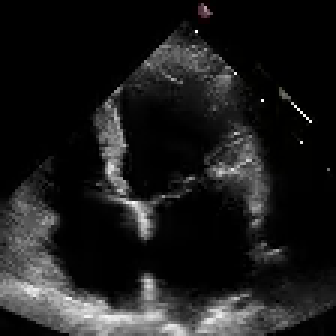
#> input picture frame 33 of Labs/02/Ibrahim_Medical_Imaging_Portfolio/Task_3_Echo_Analysis/data/echo.mp4, 112 x 112 px (shown 3 times larger)
$ jupyter execute realtime_echo.ipynb
#> lines starting #> are read from the running program, lines starting #| are printed output that depends on the picture; after the words box and inside, x2 and y2 are one past the last pixel; in counts of white or black regions, pixels touching at a corner belong together
## **computer vision - lab 2 - task 3**
### **real-time echocardiogram video analysis**
#### **23K-0074**

#### **setup**

[cell 1]
import os
import cv2
import numpy as np
import matplotlib.pyplot as plt

os.makedirs("output", exist_ok=True)


def load_gray(path):
    img = cv2.imread(path, cv2.IMREAD_GRAYSCALE)
    if img is None:
        raise FileNotFoundError(f"could not read '{path}' - put the sample file in the data/ folder (see README.md)")
    return img


def log_transform(img):
    # s = c * log(1 + r), with c chosen so the brightest input maps to 255
    f = img.astype(np.float64)
    c = 255.0 / np.log1p(max(f.max(), 1.0))
    return np.clip(c * np.log1p(f), 0, 255).astype(np.uint8)


def gamma_transform(img, gamma):
    # s = 255 * (r / 255) ^ gamma  (gamma < 1 brightens, gamma > 1 darkens)
    f = img.astype(np.float64) / 255.0
    return np.clip(255.0 * np.power(f, gamma), 0, 255).astype(np.uint8)


def gray_world_balance(bgr):
    # scale each channel so its mean equals the overall mean -> removes a global colour cast
    f = bgr.astype(np.float64)
    means = f.reshape(-1, 3).mean(axis=0)
    gain = means.mean() / np.maximum(means, 1e-6)
    return np.clip(f * gain, 0, 255).astype(np.uint8)


def show(images, titles, figsize=(15, 5), save=None):
    fig, axes = plt.subplots(1, len(images), figsize=figsize)
    axes = np.atleast_1d(axes)
    for ax, im, t in zip(axes, images, titles):
        if im.ndim == 2:
            ax.imshow(im, cmap="gray", vmin=0, vmax=255)
        else:
            ax.imshow(cv2.cvtColor(im, cv2.COLOR_BGR2RGB))
        ax.set_title(t)
        ax.axis("off")
    plt.tight_layout()
    if save:
        plt.savefig(os.path.join("output", save), dpi=120, bbox_inches="tight")
    plt.show()

VIDEO_PATH = "data/echo.mp4"

#### **the per-frame enhancement pipeline**
1. grayscale → **histogram equalization** (fixes murky contrast)
2. **COLORMAP_JET** (intensity → colour, highlights blood-flow / chamber intensities)
3. **gray-world colour balance**
4. **log transform** (reveals the darkest regions - the heart chambers)
5. **power-law, γ > 1** (suppresses the bright white backscatter noise)

[cell 2]
GAMMA = 1.5


def enhance(frame):
    gray = cv2.cvtColor(frame, cv2.COLOR_BGR2GRAY)
    eq = cv2.equalizeHist(gray)
    jet = cv2.applyColorMap(eq, cv2.COLORMAP_JET)
    balanced = gray_world_balance(jet)
    logged = log_transform(balanced)
    return gamma_transform(logged, GAMMA)


def label(img, text):
    out = img.copy()
    cv2.putText(out, text, (8, 22), cv2.FONT_HERSHEY_SIMPLEX, 0.6, (255, 255, 255), 2, cv2.LINE_AA)
    return out

#### **preview one frame**

[cell 3]
cap = cv2.VideoCapture(VIDEO_PATH)
ok, frame = cap.read()
#> frame is the input picture: shape (112, 112, 3); mean B, G, R 28, 28, 28.1
cap.release()
if not ok:
    raise FileNotFoundError(f"could not read '{VIDEO_PATH}' - put the echo clip in the data/ folder (see README.md)")

gray = cv2.cvtColor(frame, cv2.COLOR_BGR2GRAY)
eq = cv2.equalizeHist(gray)
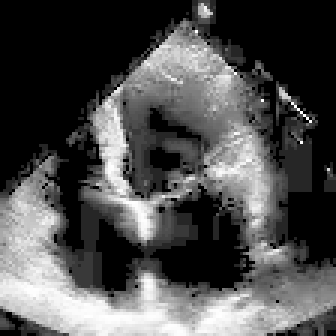
#> eq: shape (112, 112) (shown 3 times larger); min 0, max 255, mean 77.8
jet = cv2.applyColorMap(eq, cv2.COLORMAP_JET)
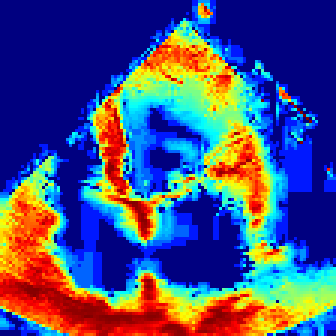
#> jet: shape (112, 112, 3) (shown 3 times larger); mean B, G, R 127.2, 79.6, 71.1
bal = gray_world_balance(jet)
#> in gray_world_balance, `means = f.reshape(-1, 3).mean(axis=0)`: means = [127.2, 79.65, 71.09]
#> in gray_world_balance, `gain = means.mean() / np.maximum(means, 1e-6)`: gain = [0.728, 1.16, 1.3]
#> in gray_world_balance, `return np.clip(f * gain, 0, 255).astype(np.uint8)`:
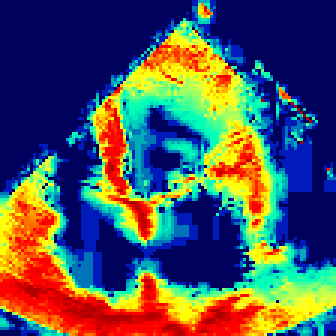
#> returned value: shape (112, 112, 3) (shown 3 times larger); mean of channels 0, 1, 2 92.3, 85.4, 78.4; drawn as B, G, R
lg = log_transform(bal)
#> in log_transform, `c = 255.0 / np.log1p(max(f.max(), 1.0))`: c = 45.99
#> in log_transform, `return np.clip(c * np.log1p(f), 0, 255).astype(np.uint8)`:
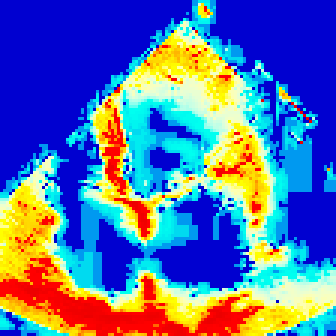
#> returned value: shape (112, 112, 3) (shown 3 times larger); mean of channels 0, 1, 2 166.9, 114, 89.2; drawn as B, G, R
gm = gamma_transform(lg, GAMMA)
#> in gamma_transform, `return np.clip(255.0 * np.power(f, gamma), 0, 255).astype(np.uint8)`:
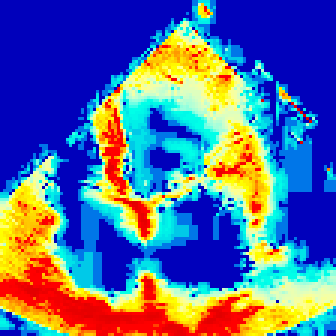
#> returned value: shape (112, 112, 3) (shown 3 times larger); mean of channels 0, 1, 2 153.3, 107.7, 87; drawn as B, G, R
show([gray, eq, jet, bal, lg, gm], ["raw", "equalized", "JET", "balanced", "log", f"gamma {GAMMA}"], figsize=(24, 4), save="01_pipeline_stages.png")
#> the loop in show, `for ax, im, t in zip(axes, images, titles):` made 6 passes
#> t on passes 1 to 6: 'raw', 'equalized', 'JET', 'balanced', 'log', 'gamma 1.5'
#> in show, `plt.savefig(os.path.join("output", save), dpi=120, bbox_inches="tight")`:
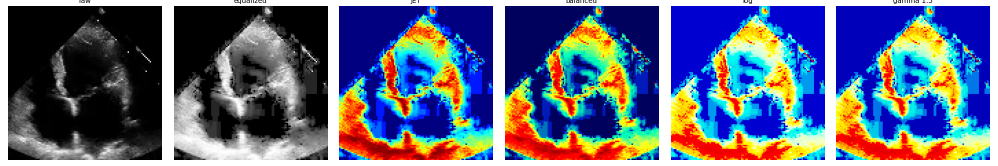
#> figure drawn by matplotlib, 6 panels

**observation (stage by stage):**
- **raw:** a dark, grainy apical four-chamber view of the heart. The chambers are black and the heart walls are faint gray streaks.
- **equalized:** the walls, valves and the edges of the ultrasound fan become clearly visible. The black chambers now stand out from the tissue. The speckle grain is amplified too.
- **JET:** the heart walls and valves turn **red / yellow** and the blood-filled chambers stay **dark blue**, so the outline of each chamber is easy to follow. (this is a standard grayscale echo, so the colour shows brightness, not true Doppler blood-flow speed.)
- **gray-world balance:** almost no visible change, because this frame had no strong colour cast.
- **log:** lifts the dark chambers to a lighter blue so their inside is visible, but pushes the walls and speckle into saturated red / yellow.
- **gamma 1.5:** compresses those over-bright areas back down, reducing the glare from the bright backscatter noise while keeping the chamber detail that log revealed.

#### **real-time processing loop + monitoring array**
reads every frame with `cv2.VideoCapture`, runs the pipeline, stacks **raw | enhanced** with `np.hstack` and shows it live with `cv2.imshow`. the clip loops until **q** is pressed. a few side-by-side frames and the full side-by-side video are also saved to `output/`.

[cell 4]
import time

cap = cv2.VideoCapture(VIDEO_PATH)
if not cap.isOpened():
    raise FileNotFoundError(f"could not open '{VIDEO_PATH}'")

fps = cap.get(cv2.CAP_PROP_FPS) or 30
#> fps = 50
delay = max(1, int(1000 / fps))
#> delay = 20
w = int(cap.get(cv2.CAP_PROP_FRAME_WIDTH))
#> w = 112
h = int(cap.get(cv2.CAP_PROP_FRAME_HEIGHT))
#> h = 112
total = int(cap.get(cv2.CAP_PROP_FRAME_COUNT))
#> total = 335
print(f"{w}x{h} @ {fps:.1f} fps, {total} frames")
#| 112x112 @ 50.0 fps, 335 frames

SCALE = 3  # echonet clips are tiny (112x112), so upscale for display
writer = cv2.VideoWriter("output/side_by_side.mp4", cv2.VideoWriter_fourcc(*"mp4v"), fps, (2 * w * SCALE, h * SCALE))
snapshots = {0, total // 4, total // 2, 3 * total // 4}
#> snapshots = 4 items
frame_idx, first_pass = 0, True
proc_times = []  # processing time per frame (first pass only)

while True:
    ok, frame = cap.read()
    if not ok:
        # end of clip -> loop back to the start
        first_pass = False
        cap.set(cv2.CAP_PROP_POS_FRAMES, 0)
        frame_idx = 0
        continue

    t0 = time.perf_counter()
    enhanced = enhance(frame)
    monitor = np.hstack([frame, enhanced])
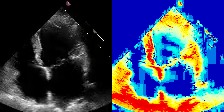
#> monitor: shape (112, 224, 3); mean B, G, R 90.6, 67.9, 57.6
    monitor = cv2.resize(monitor, None, fx=SCALE, fy=SCALE, interpolation=cv2.INTER_NEAREST)
#> monitor: shape (336, 672, 3)
    monitor = label(monitor, "raw")
#> in label, `cv2.putText(out, text, (8, 22), cv2.FONT_HERSHEY_SIMPLEX, 0.6, (255, 2..`:
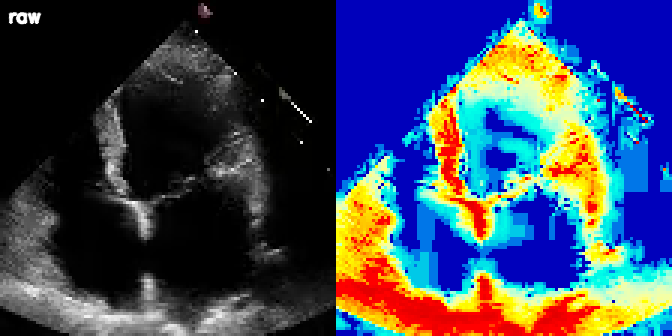
#> out: shape (336, 672, 3); mean B, G, R 90.9, 68.2, 57.9
    cv2.putText(monitor, "enhanced", (w * SCALE + 8, 22), cv2.FONT_HERSHEY_SIMPLEX, 0.6, (255, 255, 255), 2, cv2.LINE_AA)
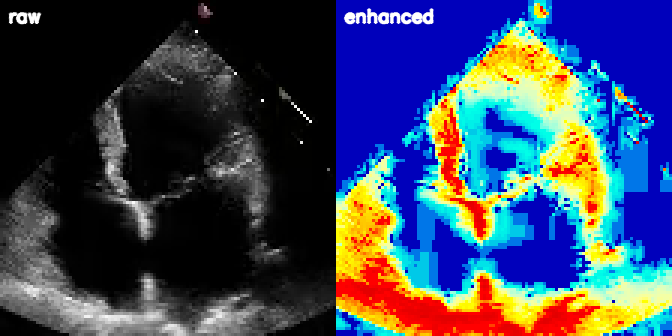
#> monitor: shape (336, 672, 3); 0.48% of pixels changed, all inside (x1, y1, x2, y2) = (343, 8, 435, 25)
    elapsed_ms = (time.perf_counter() - t0) * 1000

    if first_pass:
        proc_times.append(elapsed_ms)
        writer.write(monitor)
        if frame_idx in snapshots:
            cv2.imwrite(f"output/frame_{frame_idx:03d}.png", monitor)

    cv2.imshow("echocardiogram - raw | enhanced  (q to quit)", monitor)
    frame_idx += 1
    if cv2.waitKey(delay) & 0xFF == ord("q"):
#> (key q is pressed here)
        break

cap.release()
writer.release()
cv2.destroyAllWindows()
print(f"processing time: {np.mean(proc_times):.2f} ms/frame on average (max {np.max(proc_times):.2f} ms) "
      f"- budget at {fps:.0f} fps is {1000 / fps:.1f} ms/frame")
#| processing time: 90.93 ms/frame on average (max 90.93 ms) - budget at 50 fps is 20.0 ms/frame
print("done - side-by-side frames and video saved to output/")

$ run again, starting later in the video
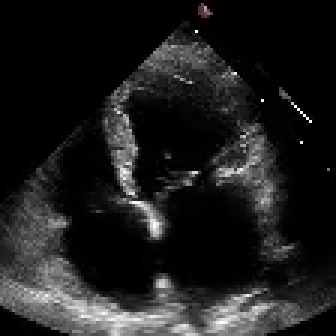
#> input picture frame 150 of Labs/02/Ibrahim_Medical_Imaging_Portfolio/Task_3_Echo_Analysis/data/echo.mp4, 112 x 112 px (shown 3 times larger)
#> frame is the input picture: shape (112, 112, 3); mean B, G, R 29.6, 29.6, 29.7
#> means = [127.2, 78.84, 72.31]
#> gain = [0.729, 1.18, 1.28]
#> c = 45.99
#> in gamma_transform, `return np.clip(255.0 * np.power(f, gamma), 0, 255).astype(np.uint8)`:
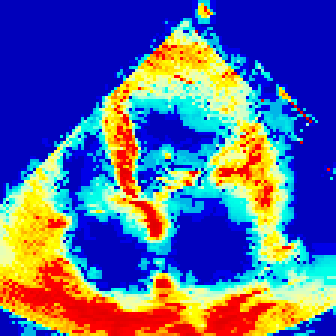
#> returned value: shape (112, 112, 3) (shown 3 times larger); mean of channels 0, 1, 2 152.6, 101.1, 88.2; drawn as B, G, R
#> the loop in show, `for ax, im, t in zip(axes, images, titles):` made 6 passes
#> t on passes 1 to 6: 'raw', 'equalized', 'JET', 'balanced', 'log', 'gamma 1.5'
#> fps = 50
#> delay = 20
#> w = 112
#> total = 335
#| 112x112 @ 50.0 fps, 335 frames
#> snapshots = 4 items
#> out: shape (336, 672, 3); mean B, G, R 91.4, 65.6, 59.3
#> `cv2.putText(monitor, "enhanced", (w * SCALE + 8, 22), cv2.FONT_HERSHEY..`:
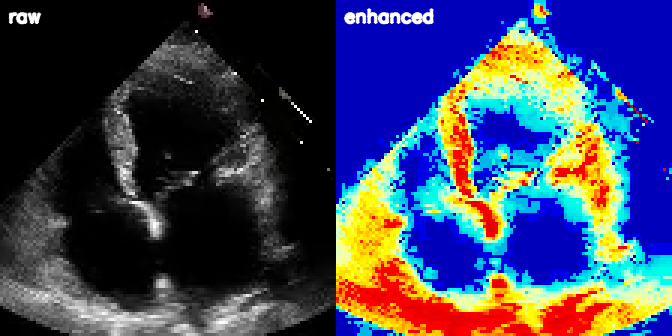
#> monitor: shape (336, 672, 3); mean B, G, R 91.6, 66.5, 60.1
#| processing time: 58.41 ms/frame on average (max 58.41 ms) - budget at 50 fps is 20.0 ms/frame

$ run again, starting later in the video
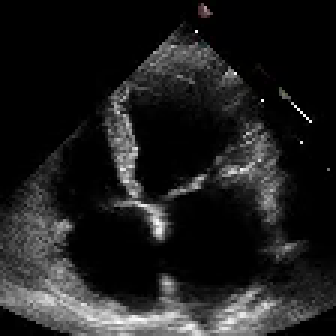
#> input picture frame 268 of Labs/02/Ibrahim_Medical_Imaging_Portfolio/Task_3_Echo_Analysis/data/echo.mp4, 112 x 112 px (shown 3 times larger)
#> frame is the input picture: shape (112, 112, 3); mean B, G, R 30, 30, 30.1
#> means = [126.2, 72.16, 66.92]
#> gain = [0.701, 1.23, 1.32]
#> c = 45.99
#> in gamma_transform, `return np.clip(255.0 * np.power(f, gamma), 0, 255).astype(np.uint8)`:
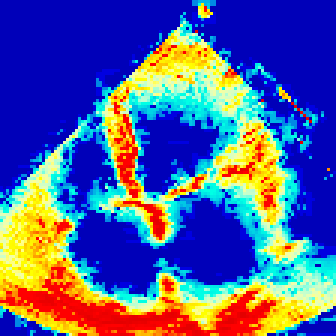
#> returned value: shape (112, 112, 3) (shown 3 times larger); mean of channels 0, 1, 2 153.1, 94.8, 82.1; drawn as B, G, R
#> the loop in show, `for ax, im, t in zip(axes, images, titles):` made 6 passes
#> t on passes 1 to 6: 'raw', 'equalized', 'JET', 'balanced', 'log', 'gamma 1.5'
#> fps = 50
#> delay = 20
#> w = 112
#> total = 335
#| 112x112 @ 50.0 fps, 335 frames
#> snapshots = 4 items
#> out: shape (336, 672, 3); mean B, G, R 91.9, 62.7, 56.4
#> `cv2.putText(monitor, "enhanced", (w * SCALE + 8, 22), cv2.FONT_HERSHEY..`:
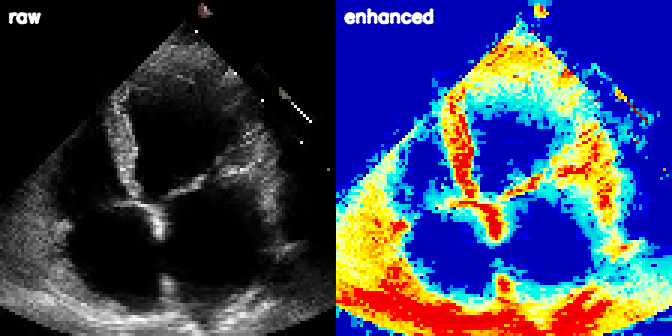
#> monitor: shape (336, 672, 3); mean B, G, R 92.1, 63.6, 57.3
#| processing time: 63.01 ms/frame on average (max 63.01 ms) - budget at 50 fps is 20.0 ms/frame
